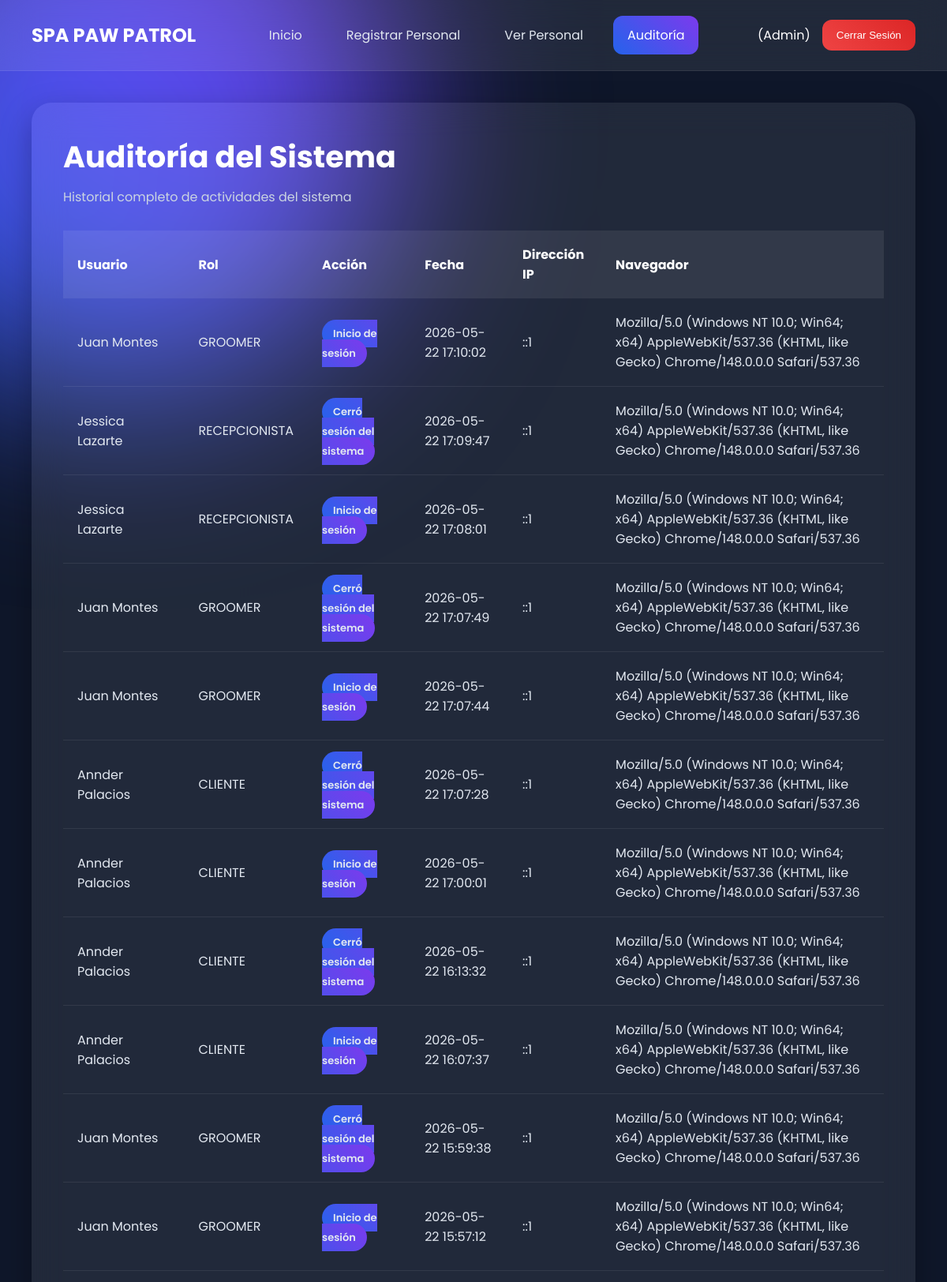
/admin/auditoria.php (upper part), run on the app's committed database.
### tables this page shows
CREATE TABLE `auditoria` (
  `id_auditoria` int(11) NOT NULL,
  `id_usuario` int(11) DEFAULT NULL,
  `accion` varchar(255) DEFAULT NULL,
  `fecha` datetime DEFAULT current_timestamp(),
  `ip_usuario` varchar(100) DEFAULT NULL,
  `navegador` text DEFAULT NULL
);

CREATE TABLE `usuario` (
  `id_usuario` int(11) NOT NULL,
  `nombre` varchar(100) DEFAULT NULL,
  `email` varchar(100) DEFAULT NULL,
  `password_hash` varchar(255) DEFAULT NULL,
  `two_factor_secret` varchar(255) DEFAULT NULL,
  `two_factor_enabled` tinyint(1) DEFAULT 0,
  `ultimo_acceso` datetime DEFAULT NULL,
  `estado_activo` tinyint(1) DEFAULT 1,
  `id_rol` int(11) DEFAULT NULL,
  `apellido` varchar(100) DEFAULT NULL,
  `direccion` varchar(255) DEFAULT NULL,
  `telefono` varchar(30) DEFAULT NULL,
  `email_verificado` tinyint(1) DEFAULT 0,
  `token_activacion` varchar(255) DEFAULT NULL,
  `token_recuperacion` varchar(255) DEFAULT NULL,
  `token_expira` datetime DEFAULT NULL,
  `cambio_password` tinyint(1) DEFAULT 0
);

CREATE TABLE `rol` (
  `id_rol` int(11) NOT NULL,
  `nombre` varchar(50) DEFAULT NULL
);

### admin/auditoria.php (the view, shortened to what this page needs)
<?php
include("../config/database.php");
$sql = "
SELECT
a.accion,
a.fecha,
a.ip_usuario,
a.navegador,
u.nombre,
u.apellido,
r.nombre AS rol
FROM auditoria a
INNER JOIN usuario u
ON a.id_usuario = u.id_usuario
INNER JOIN rol r
ON u.id_rol = r.id_rol
ORDER BY a.fecha DESC
";
$resultado =
mysqli_query($conn,$sql);
?>
<!DOCTYPE html>
<html lang="es">
<head>
<link
rel="stylesheet"
href="../assets/css/auditoria.css">
</head>
<body>
<div class="background-animation"></div>
<header class="navbar">
    <div class="logo">
        SPA PAW PATROL
    </div>
    <nav class="menu">
        <a
        class="menu-item"
        href="dashboard.php">
            Inicio
        </a>
        <a
        class="menu-item"
        href="crear_personal.php">
            Registrar Personal
        </a>
        <a
        class="menu-item"
        href="ver_personal.php">
            Ver Personal
        </a>
        <a
        class="menu-item active"
        href="auditoria.php">
            Auditoría
        </a>
    </nav>
    <div class="user-section">
        <span>
            (Admin)
        </span>
        <button
        onclick="window.location.href='../auth/logout.php'">
            Cerrar Sesión
        </button>
    </div>
</header>
<main class="main">
    <div class="container fadeIn">
        <div class="header-page">
            <h1>
                Auditoría del Sistema
            </h1>
            <p>
                Historial completo
                de actividades del sistema
            </p>
        </div>
        <div class="table-container">
            <table>
                <thead>
                    <tr>
                        <th>
                            Usuario
                        </th>
                        <th>
                            Rol
                        </th>
                        <th>
                            Acción
                        </th>
                        <th>
                            Fecha
                        </th>
                        <th>
                            Dirección IP
                        </th>
                        <th>
                            Navegador
                        </th>
                    </tr>
                </thead>
                <tbody>
                <?php if(mysqli_num_rows($resultado) > 0): ?>
                    <?php while($row = mysqli_fetch_assoc($resultado)): ?>
                        <tr>
                            <td>
                                <?php
                                echo
                                $row['nombre']." ".
                                $row['apellido'];
                                ?>
                            </td>
                            <td>
                                <span class="role-badge">
                                    <?php
                                    echo $row['rol'];
                                    ?>
                                </span>
                            </td>
                            <td>
                                <span class="action-badge">
                                    <?php
                                    echo $row['accion'];
                                    ?>
                                </span>
                            </td>
                            <td>
                                <?php
                                echo $row['fecha'];
                                ?>
                            </td>
                            <td>
                                <?php
                                echo $row['ip_usuario'];
                                ?>
                            </td>
                            <td class="browser">
                                <?php
                                echo $row['navegador'];
                                ?>
                            </td>
                        </tr>
                    <?php endwhile; ?>
                <?php endif; ?>
                </tbody>
            </table>
        </div>
    </div>
</main>
</body>
</html>

### assets/css/auditoria.css (style rules this page uses)
* { margin:0; padding:0; box-sizing:border-box; }
body { font-family:'Poppins',sans-serif; background:#0f172a; min-height:100vh; overflow-x:hidden; color:white; position:relative; }
.background-animation { position:fixed; width:700px; height:700px; background: linear-gradient( 45deg, #2563eb, #7c3aed ); border-radius:50%; filter:blur(120px); top:-200px; left:-200px; z-index:-1; animation:float 8s ease-in-out infinite; }
.navbar { width:100%; display:flex; justify-content:space-between; align-items:center; padding:20px 40px; background:rgba(255,255,255,.08); backdrop-filter:blur(20px); border-bottom: 1px solid rgba(255,255,255,.08); }
.logo { font-size:24px; font-weight:700; color:white; }
.menu { display:flex; gap:20px; }
.menu-item { text-decoration:none; color:#e2e8f0; padding:12px 18px; border-radius:12px; transition:.3s; }
.menu-item.active { background: linear-gradient( 45deg, #2563eb, #7c3aed ); color:white; }
.user-section { display:flex; align-items:center; gap:15px; }
.user-section button { border:none; padding:12px 18px; border-radius:12px; background: linear-gradient( 45deg, #ef4444, #dc2626 ); color:white; cursor:pointer; }
.main { padding:40px; }
.container { background:rgba(255,255,255,.08); backdrop-filter:blur(20px); border-radius:25px; padding:40px; box-shadow: 0 15px 40px rgba(0,0,0,.3); }
.header-page { margin-bottom:30px; }
.header-page h1 { font-size:38px; margin-bottom:10px; }
.header-page p { color:#cbd5e1; }
.table-container { overflow-x:auto; }
table { width:100%; border-collapse:collapse; }
thead { background:rgba(255,255,255,.08); }
th { padding:18px; text-align:left; }
td { padding:18px; border-bottom: 1px solid rgba(255,255,255,.08); color:#e2e8f0; }
tr { transition:.3s; }
.action-badge { padding:8px 14px; border-radius:20px; background: linear-gradient( 45deg, #2563eb, #7c3aed ); font-size:13px; font-weight:600; }
.fadeIn { animation:fadeIn .8s ease; }

### data on the page
auditoria: id_usuario.nombre "Juan", id_usuario.apellido "Montes", rol.nombre "GROOMER", accion "Inicio de sesión", fecha "2026-05-22 17:10:02", ip_usuario "::1", navegador "Mozilla/5.0 (Windows NT 10.0; Win64; x64) AppleWebKit/537.36 (KHTML, like Gecko) Chrome/148.0.0.0 Safari/537.36"
auditoria: id_usuario.nombre "Jessica", id_usuario.apellido "Lazarte", rol.nombre "RECEPCIONISTA", accion "Cerró sesión del sistema", fecha "2026-05-22 17:09:47", ip_usuario "::1", navegador "Mozilla/5.0 (Windows NT 10.0; Win64; x64) AppleWebKit/537.36 (KHTML, like Gecko) Chrome/148.0.0.0 Safari/537.36"
auditoria: id_usuario.nombre "Jessica", id_usuario.apellido "Lazarte", rol.nombre "RECEPCIONISTA", accion "Inicio de sesión", fecha "2026-05-22 17:08:01", ip_usuario "::1", navegador "Mozilla/5.0 (Windows NT 10.0; Win64; x64) AppleWebKit/537.36 (KHTML, like Gecko) Chrome/148.0.0.0 Safari/537.36"
auditoria: id_usuario.nombre "Juan", id_usuario.apellido "Montes", rol.nombre "GROOMER", accion "Cerró sesión del sistema", fecha "2026-05-22 17:07:49", ip_usuario "::1", navegador "Mozilla/5.0 (Windows NT 10.0; Win64; x64) AppleWebKit/537.36 (KHTML, like Gecko) Chrome/148.0.0.0 Safari/537.36"
auditoria: id_usuario.nombre "Juan", id_usuario.apellido "Montes", rol.nombre "GROOMER", accion "Inicio de sesión", fecha "2026-05-22 17:07:44", ip_usuario "::1", navegador "Mozilla/5.0 (Windows NT 10.0; Win64; x64) AppleWebKit/537.36 (KHTML, like Gecko) Chrome/148.0.0.0 Safari/537.36"
auditoria: id_usuario.nombre "Annder", id_usuario.apellido "Palacios", rol.nombre "CLIENTE", accion "Cerró sesión del sistema", fecha "2026-05-22 17:07:28", ip_usuario "::1", navegador "Mozilla/5.0 (Windows NT 10.0; Win64; x64) AppleWebKit/537.36 (KHTML, like Gecko) Chrome/148.0.0.0 Safari/537.36"
auditoria: id_usuario.nombre "Annder", id_usuario.apellido "Palacios", rol.nombre "CLIENTE", accion "Inicio de sesión", fecha "2026-05-22 17:00:01", ip_usuario "::1", navegador "Mozilla/5.0 (Windows NT 10.0; Win64; x64) AppleWebKit/537.36 (KHTML, like Gecko) Chrome/148.0.0.0 Safari/537.36"
auditoria: id_usuario.nombre "Annder", id_usuario.apellido "Palacios", rol.nombre "CLIENTE", accion "Cerró sesión del sistema", fecha "2026-05-22 16:13:32", ip_usuario "::1", navegador "Mozilla/5.0 (Windows NT 10.0; Win64; x64) AppleWebKit/537.36 (KHTML, like Gecko) Chrome/148.0.0.0 Safari/537.36"
auditoria: id_usuario.nombre "Annder", id_usuario.apellido "Palacios", rol.nombre "CLIENTE", accion "Inicio de sesión", fecha "2026-05-22 16:07:37", ip_usuario "::1", navegador "Mozilla/5.0 (Windows NT 10.0; Win64; x64) AppleWebKit/537.36 (KHTML, like Gecko) Chrome/148.0.0.0 Safari/537.36"
auditoria: id_usuario.nombre "Juan", id_usuario.apellido "Montes", rol.nombre "GROOMER", accion "Cerró sesión del sistema", fecha "2026-05-22 15:59:38", ip_usuario "::1", navegador "Mozilla/5.0 (Windows NT 10.0; Win64; x64) AppleWebKit/537.36 (KHTML, like Gecko) Chrome/148.0.0.0 Safari/537.36"
auditoria: id_usuario.nombre "Juan", id_usuario.apellido "Montes", rol.nombre "GROOMER", accion "Inicio de sesión", fecha "2026-05-22 15:57:12", ip_usuario "::1", navegador "Mozilla/5.0 (Windows NT 10.0; Win64; x64) AppleWebKit/537.36 (KHTML, like Gecko) Chrome/148.0.0.0 Safari/537.36"
